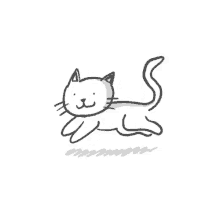
#> input picture assets/adorable-cat.gif, 220 x 220 px, found by its file name
$ python remove_bg.py
#> lines starting #> are read from the running program, lines starting #| are printed output that depends on the picture
from PIL import Image, ImageSequence

gif = Image.open('./assets/adorable-cat.gif')
#> gif is the input picture: PIL image 220x220 P; mean R, G, B, A 249.1, 249.1, 249.1, 255

frames = []

for frame in ImageSequence.Iterator(gif):
    frame = frame.convert("RGBA")
    data = frame.getdata()

    new_data = []
    for item in data:
        if item[0] >= 230 and item[1] >= 230 and item[2] >= 230:
            new_data.append((255,255,255,0))
        else:
            new_data.append((0,0,0,1))

    frame.putdata(new_data)
    frame.info['disposal'] = 2
    frames.append(frame)
#> this loop made 5 passes
#> pass 2, `frame = frame.convert("RGBA")`:
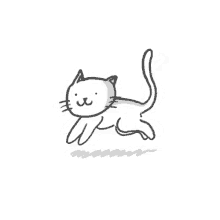
#> frame: PIL image 220x220 RGBA; mean R, G, B, A 249.5, 249.5, 249.5, 255
#> pass 3, `frame = frame.convert("RGBA")`:
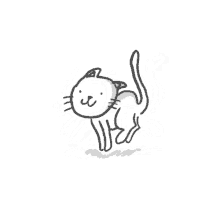
#> frame: PIL image 220x220 RGBA; mean R, G, B, A 249.5, 249.5, 249.5, 255
#> after the loop, frame.info = 5 items; frames = 5 items

frames[0].save('./assets/modified_cat.gif', save_all=True, append_images=frames[1:], disposal=2, loop=0)
